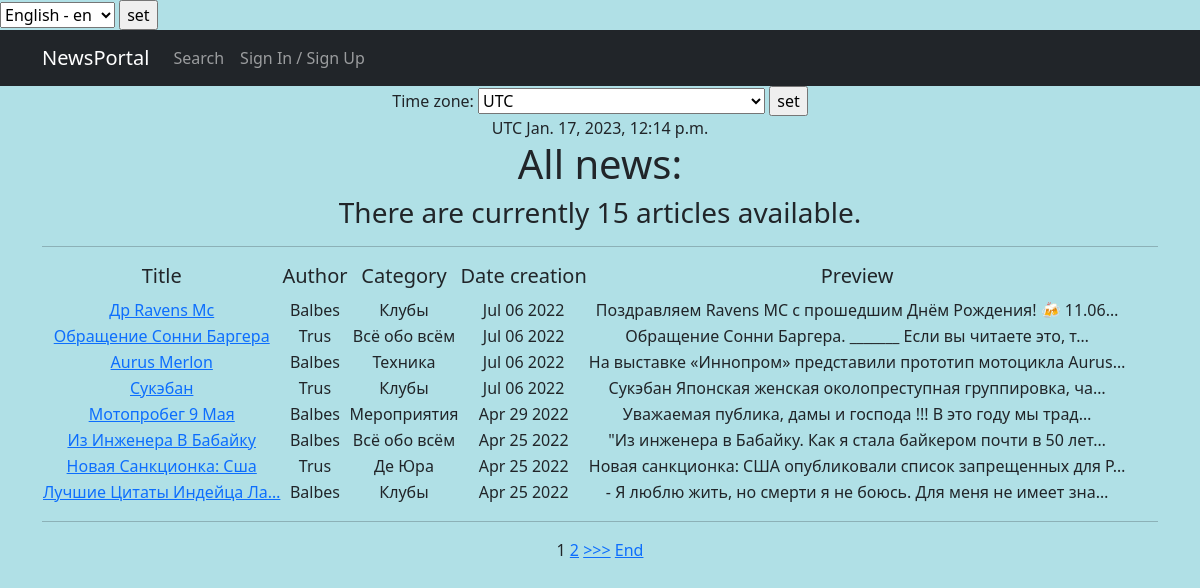
Page /news/ on the committed database.
### news/models.py (models this page shows, shortened)
class Post(models.Model):
    author = models.ForeignKey('Author', on_delete=models.CASCADE)
    categoryType = models.CharField(max_length=2, choices=CATEGORY_CHOICES, default=ARTICLE)
    dateCreation = models.DateTimeField(auto_now_add=True)
    postCategory = models.ManyToManyField('Category', through='PostCategory')
    title = models.CharField(max_length=128)
    text = models.TextField()
    rating = models.IntegerField(default=0)

class Author(models.Model):
    authorUser = models.OneToOneField(User, on_delete=models.CASCADE)
    ratingAuthor = models.IntegerField(default=0)
    def __str__(self):
        return f"{self.authorUser}"

class PostCategory(models.Model):
    postThrough = models.ForeignKey('Post', on_delete=models.CASCADE)
    categoryThrough = models.ForeignKey('Category', on_delete=models.CASCADE)

class Category(models.Model):
    name = models.CharField(max_length=64, unique=True)
    description = models.CharField(max_length=512)
    subscribers = models.ManyToManyField(User, through='UserCategory')
    def __str__(self):
        return f"{self.name}"

### news/views.py (the view, shortened to what this page needs)
# urls.py: path('', NewsList.as_view()),  # Список новостей
class NewsList(ListView):
    model = Post
    template_name = 'news_list.html'
    context_object_name = 'news_list'
    ordering = ['-id']
    paginate_by = 8
    form_class = PostForm
    def get_context_data(self, **kwargs):
        current_time = timezone.localtime(timezone.now())
        context = super().get_context_data(**kwargs)
        context['Post_all'] = Post.objects.all()
        context['form'] = PostForm()
        context['current_time'] = current_time
        context['timezones'] = pytz.common_timezones
        context['authors'] = Author.objects.all()
        context['categories'] = PostCategory.objects.all()
        return context

### news/forms.py
class PostForm(ModelForm):
    check_box = BooleanField(label='Подтвердить')
    postCategory = Post.postCategory.through
    class Meta:
        model = Post
        fields = ['categoryType', 'title', 'text', 'postCategory', 'check_box']

### news/templates/news_list.html (shortened to what this page needs)
{% extends 'base.html' %}
{% load i18n %}
{% load tz %}
{% block content %}
{% get_current_timezone as TIME_ZONE %}
<form action="" method="POST">
    <label for="timezone">{% trans "Time zone:" %}</label>
    <select name="timezone">
        {% for tz in timezones %}
        <option value="{{ tz }}"{% if tz == TIME_ZONE %} selected{% endif %}>{{ tz }}</option>
        {% endfor %}
    </select>
    <input type="submit" value={% trans "set" %}>
</form>
{{ TIME_ZONE }}
{{ current_time|timezone:TIME_ZONE }}
<h1> {% trans "All news:" %} </h1>
<h3> {% trans "There are currently" %} {{Post_all|length}} {% trans "articles available." %} </h3>
<hr>
    {% if news_list %}
        <table>
            <tr>
                <td><h5> {% trans "Title" %} </h5></td>
                <td><h5> {% trans "Author" %} </h5></td>
                <td><h5> {% trans "Category" %} </h5></td>
                <td><h5> {% trans "Date creation" %} </h5></td>
                <td><h5> {% trans "Preview" %} </h5></td>
            </tr>
            {% for news in news_list %}
            <tr>
                <td><a href="{% url 'news_detail' news.id %}">{{ news.title|truncatechars:25|title }}</a></td>
                <td> {{ news.author }} </td>
                <td>
                    {% for n in categories %}
                        {% if n.postThrough == news %}
                            {{ n.categoryThrough }}
                        {% endif %}
                    {% endfor %}
                </td>
                <td> {{ news.dateCreation|date:'M d Y' }} </td>
                <td> {{ news.text|truncatechars:60 }} </td>
                <td>
                </td>
            </tr>
            {% endfor %}
        </table>
<hr>
    {% else %}
        <h2> {% trans "No news!" %}</h2>
    {% endif %}
{% if is_paginated %}
    {% for num in page_obj.paginator.page_range %}
        {% if page_obj.number == num %}
            <a>{{ num }}</a>
        {% elif num > page_obj.number|add:'-3' and num < page_obj.number|add:'3' %}
            <a href="?page={{ num }}">{{ num }}</a>
        {% endif %}
    {% endfor %}
    {% if page_obj.has_next %}
        <a href="?page={{ page_obj.next_page_number }}">>>></a>
        <a href="?page={{ page_obj.paginator.num_pages }}">{% trans "End" %}</a>
    {% endif %}
{% endif %}
{% endblock content %}

### rows in the picture
Post: title "Др Ravens Mc", author "Balbes", dateCreation "Jul 06 2022", text "Поздравляем Ravens MC с прошедшим Днём Рождения! 🍻 11.06…"
PostCategory: categoryThrough "Клубы"
Post: title "Обращение Сонни Баргера", author "Trus", dateCreation "Jul 06 2022", text "Обращение Сонни Баргера. _______ Если вы читаете это, т…"
PostCategory: categoryThrough "Всё обо всём"
Post: title "Aurus Merlon", author "Balbes", dateCreation "Jul 06 2022", text "На выставке «Иннопром» представили прототип мотоцикла Aurus…"
PostCategory: categoryThrough "Техника"
Post: title "Сукэбан", author "Trus", dateCreation "Jul 06 2022", text "Сукэбан Японская женская околопреступная группировка, ча…"
PostCategory: categoryThrough "Клубы"
Post: title "Мотопробег 9 Мая", author "Balbes", dateCreation "Apr 29 2022", text "Уважаемая публика, дамы и господа !!! В это году мы трад…"
PostCategory: categoryThrough "Мероприятия"
Post: title "Из Инженера В Бабайку", author "Balbes", dateCreation "Apr 25 2022", text "\"Из инженера в Бабайку. Как я стала байкером почти в 50 лет…"
PostCategory: categoryThrough "Всё обо всём"
Post: title "Новая Санкционка: Сша", author "Trus", dateCreation "Apr 25 2022", text "Новая санкционка: США опубликовали список запрещенных для Р…"
PostCategory: categoryThrough "Де Юра"
Post: title "Лучшие Цитаты Индейца Ла…", author "Balbes", dateCreation "Apr 25 2022", text "- Я люблю жить, но смерти я не боюсь. Для меня не имеет зна…"
PostCategory: categoryThrough "Клубы"

### other values in the picture
{{ TIME_ZONE }} "UTC"
{{ current_time|timezone:TIME_ZONE }} "Jan. 17, 2023, 12:14 p.m."
{{ Post_all|length }} "15"
{{ num }} "1"
{{ num }} "2"
form field language "English - en"
form field timezone "UTC"
